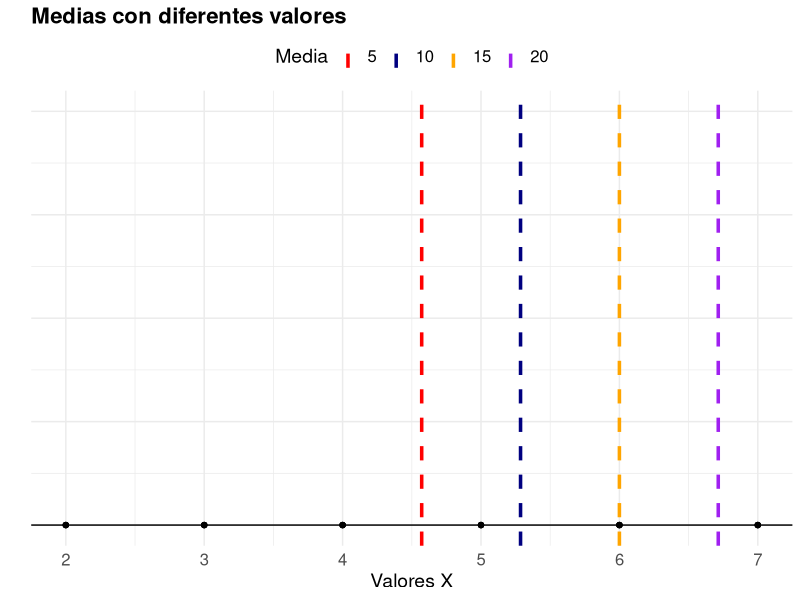
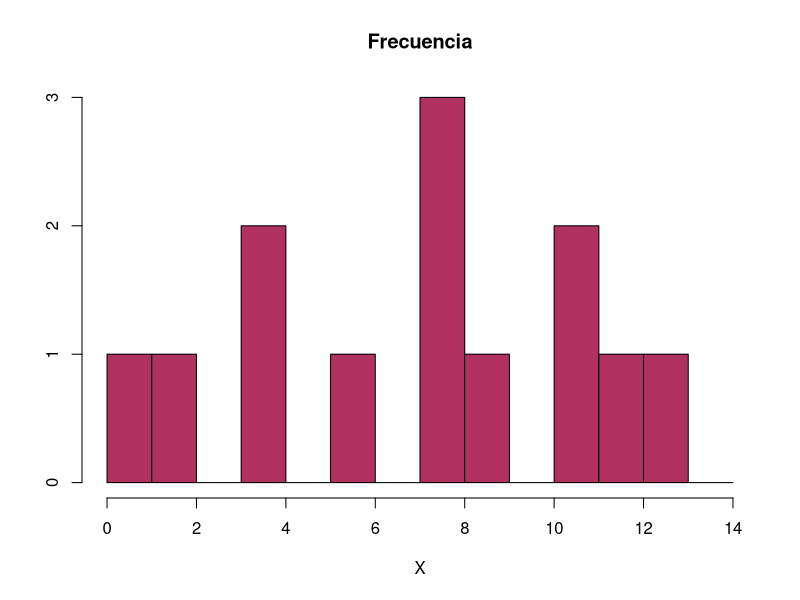
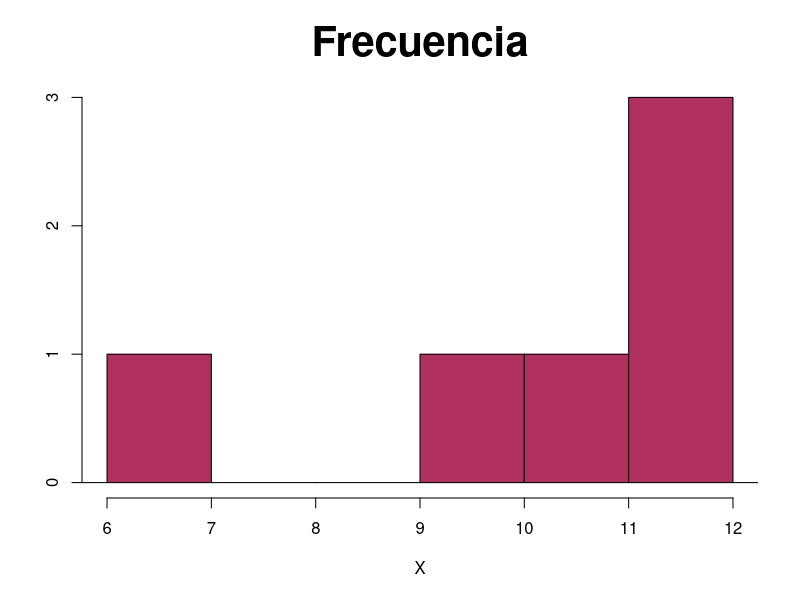
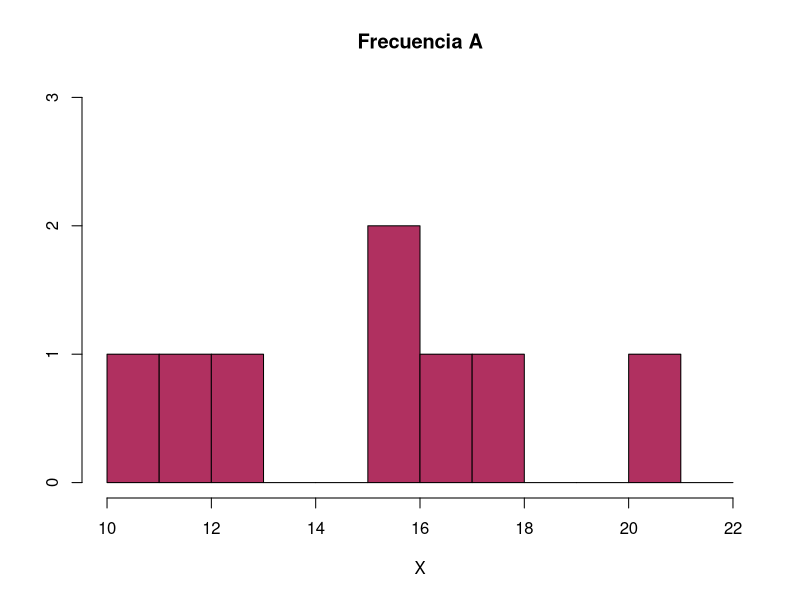
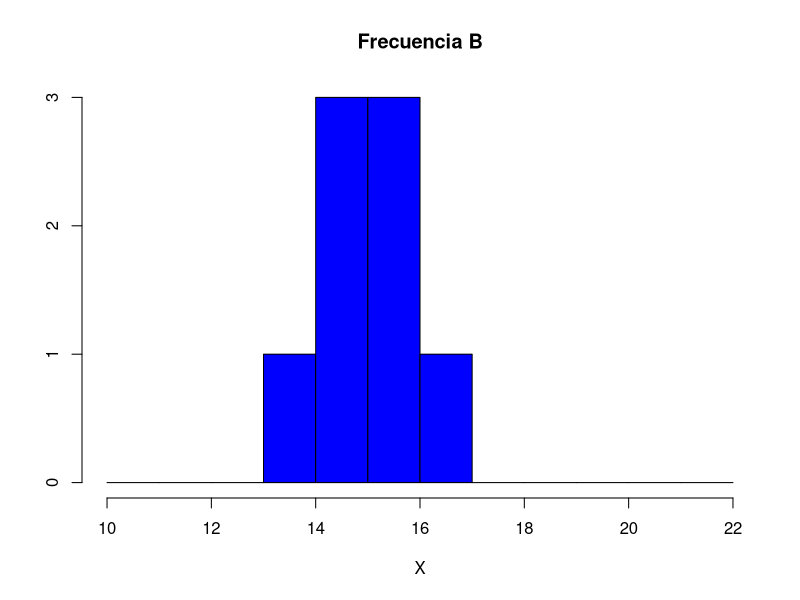
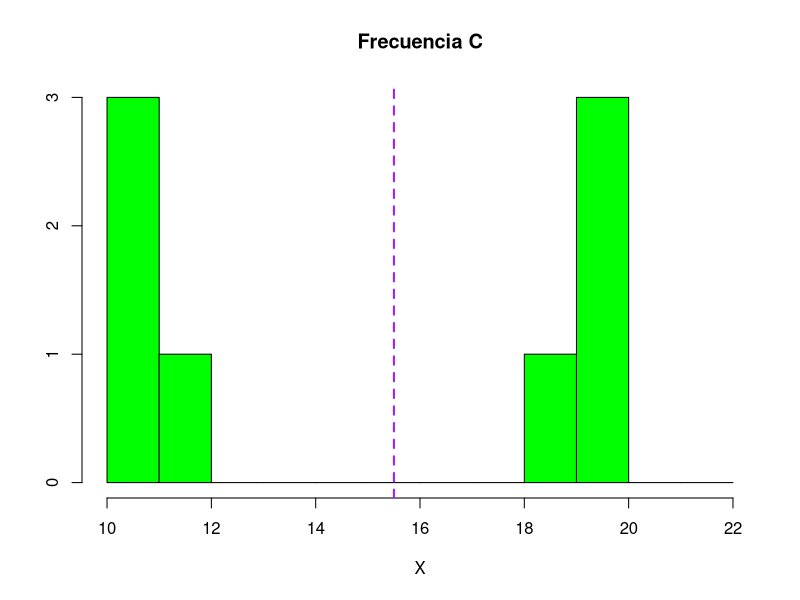

These charts were generated, in order, by the following R code:
library(tidyverse)


# Weakness of averages
# Graph


# Define the values of 'a'
a_values <- c(5, 10, 15, 20)

# Create a data frame for plotting
df <- data.frame(x = rep(c(2, 3, 4, 5, 6, 7), times = length(a_values)),
                 y = rep(0, length(a_values) * 6),
                 a = rep(a_values, each = 6))

# Calculate means for each 'a'
means <- sapply(a_values, function(a) mean(c(2, 3, 4, 5, 6, 7, a)))

# Create a data frame for means
df_means <- data.frame(a = a_values, avg = means)

# Create the plot
ggplot(df, aes(x = x, y = y)) +
  geom_point() + # Add points
  geom_hline(yintercept = 0, color = "black") + # Add x-axis line
  geom_vline(data = df_means, aes(xintercept = avg, color = as.factor(a)), linetype = "dashed", size = 1.2) + # Add average lines
  labs(title = "Medias con diferentes valores",
       x = "Valores X",
       y = "",
       color = "Media") + # Add labels for the legend
  ylim(0, 1) + # Set y-axis limits to show only above the x-axis
  scale_color_manual(values = c("red", "navy", "orange", "purple")) + # Define colors for lines
  theme_minimal() +
  theme(axis.text.y = element_blank(), # Remove y axis text
        axis.ticks.y = element_blank(), # Remove y axis ticks
        legend.position = "top", # Position legend at the top
        plot.title = element_text(size = 16, face = "bold"), # Title font size and style
        axis.title.x = element_text(size = 14), # X-axis title font size
        axis.text.x = element_text(size = 12), # X-axis text font size
        legend.text = element_text(size = 12), # Legend text font size
        legend.title = element_text(size = 14)) # Legend title font size


# Rango

numbers <- c(1, 2, 4, 4, 6, 8, 8, 8, 9, 11, 11, 12, 13)
# Generate the histogram
hist(numbers, breaks=c(0:14), main="Frecuencia", xlab="X", ylab="", col="maroon", border="black", ylim=c(0, 3))

numbers <- c(7,10,11,12,12,12)
# Generate the histogram
hist(numbers, breaks=c(0:14), main="Frecuencia",
     xlab="X", ylab="", col="maroon", border="black",
     ylim=c(0, 3), xlim=c(6, 12), cex.main=2.5)


# Hist - Desviación 
numbersA <- c(11,12,13,16,16,17,18,21)
numbersB <- c(14,15,15,15,16,16,16,17)
numbersC <- c(11,11,11,12,19,20,20,20)

# Plot histogram for numbersA
hist(numbersA, breaks = c(10:22), main = "Frecuencia A", xlab = "X", ylab = "", col = "maroon", border = "black", ylim = c(0, 3))

# Plot histogram for numbersB
hist(numbersB, breaks = c(10:22), main = "Frecuencia B", xlab = "X", ylab = "", col = "blue", border = "black", ylim = c(0, 3))

# Plot histogram for numbersC
hist(numbersC, breaks = c(10:22), main = "Frecuencia C", xlab = "X", ylab = "", col = "green", border = "black", ylim = c(0, 3))
abline(v = 15.5, col = "purple", lty = 2, lwd = 2) # lty=2 for dashed line, lwd=2 for line width

